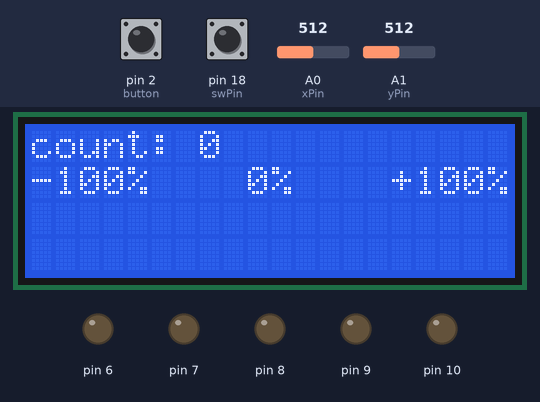
The sketch below on a simulated Arduino Mega 2560, built with avr-gcc and run on an emulated ATmega2560. Shown: 20×4 character LCD, output pins drawn as LEDs (lit = HIGH). The test bench sets the inputs (shaded band); at power-on: pin 2 (button) HIGH, A0 (xPin) = 512, A1 (yPin) = 512, pin 18 (swPin) HIGH. What the sketch prints to the serial monitor is not drawn.

Above: at 1.2 s.
1.3 s: pin 2 (button) pulled LOW for 0.15 s
At 1.49 s:
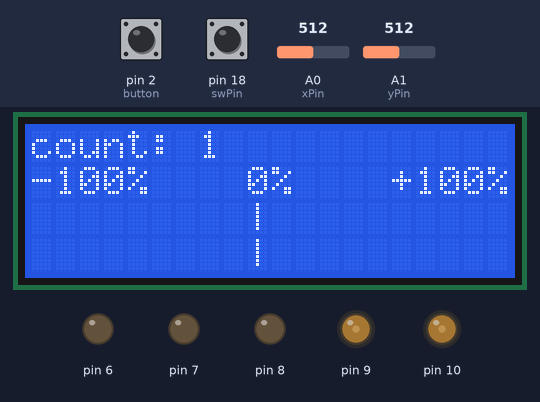
2.0 s: A0 (xPin) set to 989
At 2.41 s:
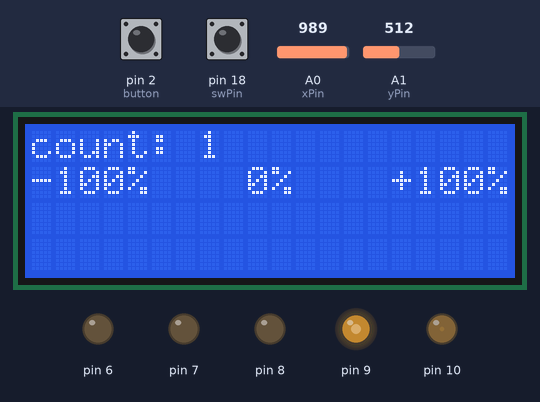
4.6 s: A0 (xPin) set to 1010
At 6.1 s:
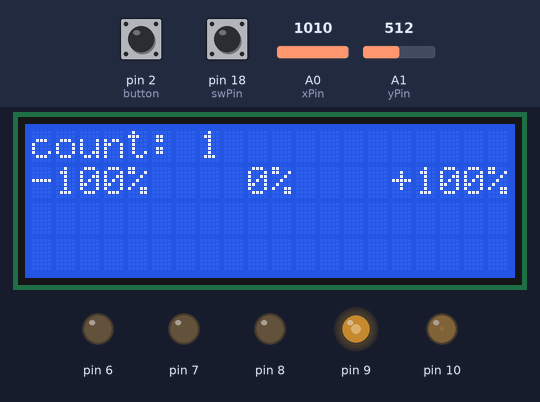
7.6 s: A1 (yPin) set to 0
At 7.82 s:
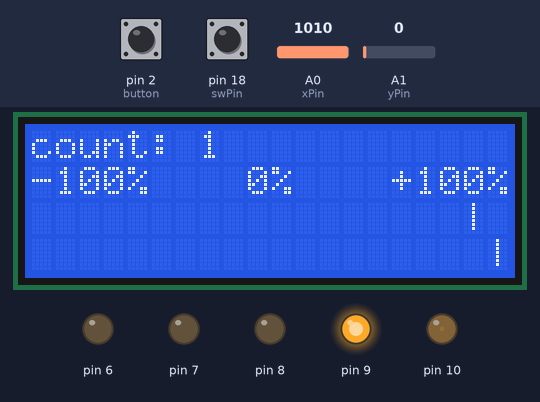
10.2 s: A1 (yPin) set to 89
At 10.55 s:
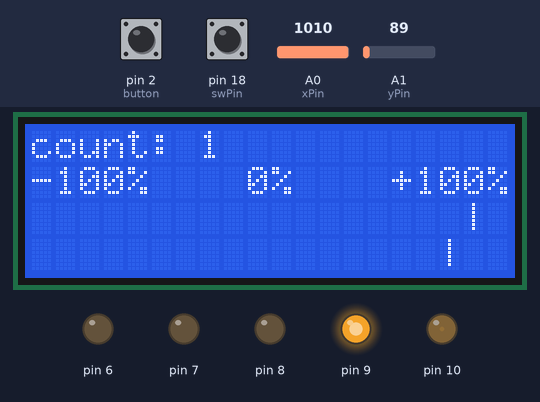
11.9 s: A1 (yPin) set to 105
At 12.5 s:
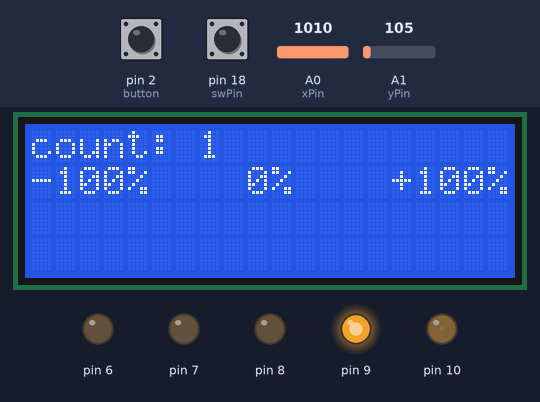
Timing chart, 0 to 14.9 s (numbered marks = the images above; inputs shaded):
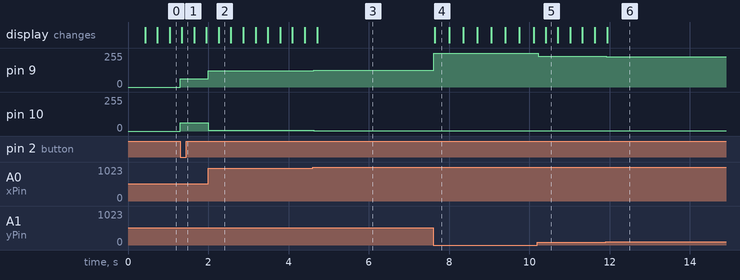

Measured:
- after the input at 1.3 s, pin 9, pin 10: 0/255 → 63/255 at once; the display: changes at once (image 1)
- after the input at 2.0 s, pin 9: 63/255 → 123/255 at once; pin 10: 63/255 → 4/255 at once
- after the input at 4.6 s, pin 9: 123/255 → 126/255 at once; pin 10: 4/255 → 1/255 at once
- after the input at 7.6 s, pin 9: 126/255 → 252/255 at once; pin 10: 1/255 → 3/255 at once; the display: changes after 0.05 s (image 4)
- after the input at 10.2 s, pin 9: 252/255 → 230/255 at once; pin 10: 3/255 → 2/255 at once
- after the input at 11.9 s, pin 9: 230/255 → 226/255 at once

The sketch:

Motor.ino
```cpp
#include<LiquidCrystal.h>
#include<math.h>


LiquidCrystal Icd(37, 36, 35, 34, 33, 32);
int counter=0;
int check=0;

int xPin=A0;
int yPin=A1;
int swPin=18;
int xPos, yPos=0;
boolean swState=0;
bool LED_state=false;

void setup() {
  // put your setup code here, to run once:
  pinMode(2,  INPUT_PULLUP);
  pinMode(6, OUTPUT);
  pinMode(7, OUTPUT);
  pinMode(8, OUTPUT);
  pinMode(9, OUTPUT);
  pinMode(10, OUTPUT);
  Icd.begin(20,4);
  Serial.begin(9600);
  Icd.setCursor(0,1);
  Icd.print("-100%    0%    +100%");

}

void loop() {


  // put your main code here, to run repeatedly:
  int input=analogRead(A0);
  int input_2=(1023-analogRead(A1));
  double voltage1 = input*5.0/1023.0;
  double voltage2 = input_2*5.0/1023.0;
//  voltage(voltage1);

  control_stick(voltage1,voltage2);
  button_press();
  test();
  delay(10);
  Icd.setCursor(0,2);
  Icd.print("                    ");
  Icd.setCursor(0,3);
  Icd.print("                    ");

}

void test()
{
  xPos=analogRead(xPin);
  yPos=analogRead(yPin);
  swState= digitalRead(swPin);

  Serial.println("X: "+ String(xPos)+" | Y:"+String(yPos)+" | Button: " + String(swState));
  //delay(100);
  }
void voltage(int voltage1)
{
  Icd.setCursor(0,3);
  Icd.print("Voltage: ");
  Icd.print(voltage1);
  Icd.print(" V");

}

void control_stick(double voltage1,double voltage2)
{
  int space=round(voltage1*19/5-0.5);
  Icd.setCursor(0,2);
  for(int x=0;x<space;x++)
  {
    Icd.print(" ");
    }
  Icd.print("|");

  int space_2=round(voltage2*19/5-0.5);
  Icd.setCursor(0,3);
  for(int x=0;x<space_2;x++)
  {
    Icd.print(" ");
    }
  Icd.print("|");

}

void button_press()
{
  int button=2;
  int reads=digitalRead(button);


  if(reads==0 && check==0)
   {
     counter++;
     LED_state=!LED_state;
     check=1;
   }
   else if(reads==1)
   {
    check=0;
    }

    LED(LED_state);

    Icd.setCursor(0,0);
    Icd.print("count: ");
    Icd.setCursor(7,0);
    Icd.print(counter);


}

void LED(bool LED_state)
{
  if(LED_state==true)
  {
    int val_1=analogRead(xPin);
    int val_2=1023-analogRead(yPin);
    double signal_1=analogRead(xPin)/1023.0;
    double signal_2=1-signal_1;

    //motors will be put in here, check this shit out later, should work just like the 2 led
    analogWrite(9,(val_2*signal_1)/4);
    analogWrite(10,(val_2*signal_2)/4);

    }
    else{
      analogWrite(9,0);
      analogWrite(10,0);
    }
}
```
